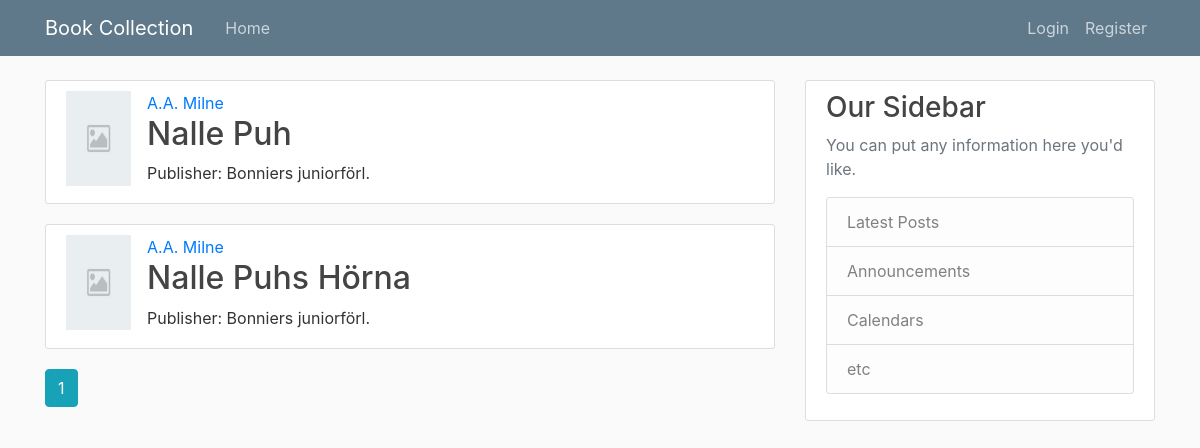
Page /author/A.A. Milne on the committed database.
### flask_collection/models.py (models this page shows, shortened)
class Book(db.Model):
    id = db.Column(db.Integer, primary_key=True)
    author = db.Column(db.String(50), nullable=False)
    title = db.Column(db.String(50), nullable=False)
    sub_title = db.Column(db.String(50))
    org_title = db.Column(db.String(50))
    org_sub_title = db.Column(db.String(50))
    volume = db.Column(db.Integer)
    publication_date = db.Column(db.DateTime)
    org_publication_year = db.Column(db.String(4))
    print_format = db.Column(db.String(20))
    pages = db.Column(db.Integer)
    publisher = db.Column(db.String(20))
    cover = db.Column(db.String(20), default='placeholder.png')
    language = db.Column(db.String(20))
    language_iso = db.Column(db.String(2))
    isbn_13 = db.Column(db.String(13))
    isbn_10 = db.Column(db.String(10))
    description = db.Column(db.Text)

### flask_collection/books/routes.py (the view)
@books.route('/author/<string:author>')
def books_by_author(author):
    page = request.args.get('page', 1, type=int)
    books = Book.query.filter_by(author=author)\
        .order_by(Book.author.asc(), Book.title.asc())\
        .paginate(page=page, per_page=25)
    return render_template('books_by_author.html', books=books, author=author)

### flask_collection/templates/books_by_author.html (shortened to what this page needs)
{% extends "layout.html" %}
{% block content %}
    {% for book in books.items %}
        <article class="media content-section">
          <img class="article-img" src="{{ url_for('static', filename='cover_images/' + book.cover) }}" alt="{{ book.cover }}">
          <div class="media-body">
            <a class="mr-2" href="{{ url_for('books.books_by_author', author=book.author) }}">{{ book.author }}</a>
            <h2><a class="article-title" href="{{ url_for('books.view_book', book_id=book.id) }}">{{ book.title }}</a></h2>
            <p class="article-publisher">Publisher: {{ book.publisher }}
            </p>
          </div>
        </article>
    {% endfor %}
    {% for page_num in books.iter_pages(left_edge=2, right_edge=2, left_current=3, right_current=4) %}
        {% if page_num %}
          {% if books.page == page_num %}
            <a class="btn btn-info mb-4" href="{{ url_for('books.books_by_author', author=author, page=page_num) }}">{{ page_num }}</a>
          {% else %}
            <a class="btn btn-outline-info mb-4" href="{{ url_for('books.books_by_author', author=author, page=page_num) }}">{{ page_num }}</a>
          {% endif %}
        {% else %}
          ...
        {% endif %}
    {% endfor %}
{% endblock content %}

### flask_collection/static/main.css (style rules this page uses)
body { background: #fafafa; color: #333333; margin-top: 5rem; }
h1, h2, h3, h4, h5, h6 { color: #444444; }
.content-section { background: #ffffff; padding: 10px 20px; border: 1px solid #dddddd; border-radius: 3px; margin-bottom: 20px; }
.article-title { color: #444444; }
.article-img { height: 95px; width: 65px; margin-right: 16px; }
.article-publisher { margin-bottom: 4px; padding-bottom: 4px; }

### rows in the picture
Book: cover (placeholder picture), author "A.A. Milne", title "Nalle Puh", publisher "Bonniers juniorförl."
Book: cover (placeholder picture), author "A.A. Milne", title "Nalle Puhs Hörna", publisher "Bonniers juniorförl."

### other values in the picture
{{ page_num }} "1"
